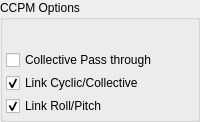
            <widget class="QGroupBox" name="SwashplateBox_4">
             <property name="sizePolicy">
              <sizepolicy hsizetype="Fixed" vsizetype="MinimumExpanding">
               <horstretch>0</horstretch>
               <verstretch>0</verstretch>
              </sizepolicy>
             </property>
             <property name="minimumSize">
              <size>
               <width>200</width>
               <height>0</height>
              </size>
             </property>
             <property name="maximumSize">
              <size>
               <width>16777215</width>
               <height>16777215</height>
              </size>
             </property>
             <property name="title">
              <string>CCPM Options</string>
             </property>
             <layout class="QGridLayout" name="gridLayout_21">
              <property name="leftMargin">
               <number>3</number>
              </property>
              <property name="topMargin">
               <number>30</number>
              </property>
              <property name="rightMargin">
               <number>3</number>
              </property>
              <property name="bottomMargin">
               <number>3</number>
              </property>
              <property name="spacing">
               <number>3</number>
              </property>
              <item row="1" column="0">
               <widget class="QCheckBox" name="ccpmCollectivePassthrough">
                <property name="text">
                 <string>Collective Pass through</string>
                </property>
               </widget>
              </item>
              <item row="3" column="0">
               <widget class="QCheckBox" name="ccpmLinkRoll">
                <property name="text">
                 <string>Link Roll/Pitch</string>
                </property>
                <property name="checked">
                 <bool>true</bool>
                </property>
               </widget>
              </item>
              <item row="2" column="0">
               <widget class="QCheckBox" name="ccpmLinkCyclic">
                <property name="text">
                 <string>Link Cyclic/Collective</string>
                </property>
                <property name="checked">
                 <bool>true</bool>
                </property>
               </widget>
              </item>
             </layout>
            </widget>
